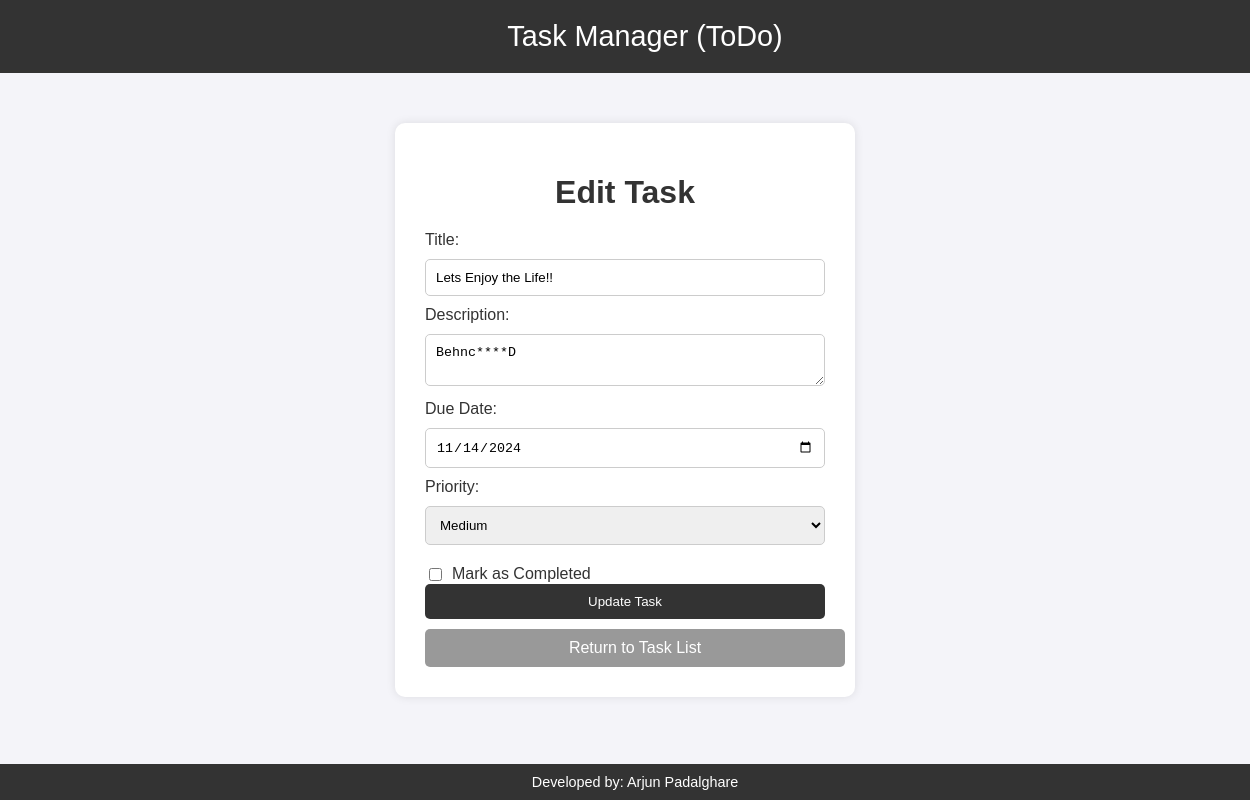
Page /edit_task/6 (signed in) on the committed database.
### app/models.py (models this page shows)
class Task(db.Model):
    id = db.Column(db.Integer, primary_key=True)
    title = db.Column(db.String(100), nullable=False)
    description = db.Column(db.Text, nullable=True)
    due_date = db.Column(db.DateTime, nullable=True)
    priority = db.Column(db.String(50), nullable=False, default='Low')
    completed = db.Column(db.Boolean, default=False)
    user_id = db.Column(db.Integer, db.ForeignKey('user.id'), nullable=False)

### app/routes.py (the view, shortened to what this page needs)
@app.route('/edit_task/<int:task_id>', methods=['GET', 'POST'])
@login_required
@nocache
def edit_task(task_id):
    task = Task.query.get_or_404(task_id)
    return render_template('edit_task.html', task=task)

### app/routes.py (called while the page is built)
def nocache(view):
    @wraps(view)
    def no_cache(*args, **kwargs):
        response = make_response(view(*args, **kwargs))
        response.headers["Cache-Control"] = "no-store, no-cache, must-revalidate, post-check=0, pre-check=0, max-age=0"
        response.headers["Pragma"] = "no-cache"
        response.headers["Expires"] = "-1"
        return response
    return no_cache

def login_required(f):
    @wraps(f)
    def decorated_function(*args, **kwargs):
        if 'username' not in session:
            flash('Please log in to access this page.')
            return redirect(url_for('login'))
        return f(*args, **kwargs)
    return decorated_function

### templates/edit_task.html (shortened to what this page needs)
<!DOCTYPE html>
<html>
<head>
</head>
<body>
    <div class="header">
        Task Manager (ToDo)
    </div>
    <div class="content">
        <div class="form-container">
            <h1>Edit Task</h1>
            <form method="POST" action="{{ url_for('edit_task', task_id=task.id) }}">
                <label for="title">Title:</label>
                <input type="text" name="title" value="{{ task.title }}" required>
                <label for="description">Description:</label>
                <textarea name="description" placeholder="Task Description">{{ task.description }}</textarea>
                <label for="due_date">Due Date:</label>
                <input type="date" name="due_date" value="{{ task.due_date.strftime('%Y-%m-%d') if task.due_date else '' }}">
                <label for="priority">Priority:</label>
                <select name="priority">
                    <option value="Medium" {% if task.priority == 'Medium' %}selected{% endif %}>Medium</option>
                </select>
                <label class="checkbox-label">
                    <input type="checkbox" name="completed" {% if task.completed %}checked{% endif %}>
                    Mark as Completed
                </label>
                <input type="submit" value="Update Task">
            </form>
            <a href="{{ url_for('view_tasks') }}" class="return-button">Return to Task List</a>
        </div>
    </div>
    <div class="footer">
        Developed by: Arjun Padalghare
    </div>
</body>
</html>

### templates/edit_task.html (style rules this page uses)
.header { text-align: center; padding: 20px; background-color: #333; color: white; font-size: 1.8em; position: relative; top: 0; width: 100%; }
.footer { text-align: center; padding: 10px; position: fixed; bottom: 0; width: 100%; background-color: #333; color: white; font-size: 0.9em; }
body { font-family: Arial, sans-serif; background-color: #f4f4f9; color: #333; margin: 0; padding: 0; }
.content { display: flex; flex-direction: column; align-items: center; padding: 20px; }
.form-container { background-color: white; padding: 30px; border-radius: 10px; box-shadow: 0 0 10px rgba(0, 0, 0, 0.1); width: 400px; margin-top: 30px; }
.form-container h1 { text-align: center; margin-bottom: 20px; }
.form-container input[type="text"], .form-container textarea, .form-container input[type="date"], .form-container select { width: 100%; padding: 10px; margin: 10px 0; border-radius: 5px; border: 1px solid #ccc; box-sizing: border-box; }
.form-container input[type="submit"] { width: 100%; padding: 10px; background-color: #333; color: white; border: none; border-radius: 5px; cursor: pointer; }
.return-button { width: 100%; padding: 10px; background-color: #999; color: white; border: none; border-radius: 5px; cursor: pointer; text-align: center; text-decoration: none; display: inline-block; margin-top: 10px; }
.form-container label.checkbox-label { display: flex; align-items: center; margin-top: 10px; }
.form-container label.checkbox-label input[type="checkbox"] { margin-right: 10px; }

### rows in the picture
Task: title "Lets Enjoy the Life!!", description "Behnc****D", due_date "11/14/2024", priority "Medium"
